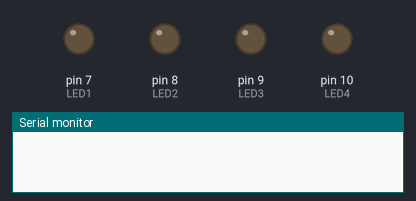
Bench run of a sketch on a simulated Arduino Uno, built with avr-gcc and run on an emulated ATmega328P. Shown: output pins drawn as LEDs (lit = HIGH), the last lines printed to the serial monitor.

Above: at 0.1 s.
At 0.5 s:
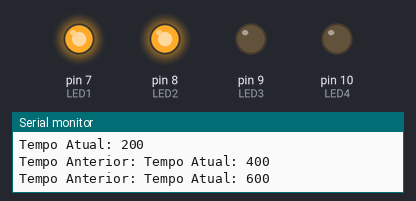
At 1.3 s:
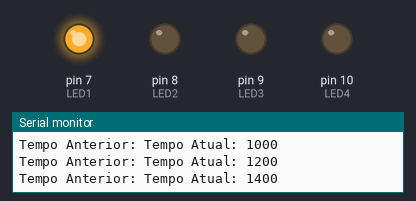
At 1.9 s:
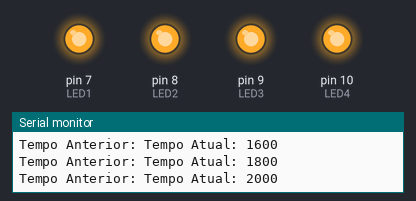
At 2.7 s:
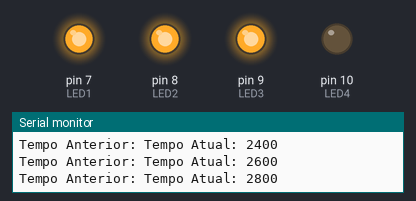
Timing chart, 0 to 3.0 s (numbered marks = the images above):
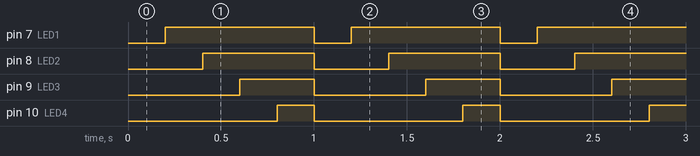

Measured:
- by itself, pin 7 (LED1): alternates HIGH for 0.80 s and LOW for 0.20 s
- by itself, pin 8 (LED2): alternates HIGH for 0.60 s and LOW for 0.40 s
- by itself, pin 9 (LED3): alternates HIGH for 0.40 s and LOW for 0.60 s
- by itself, pin 10 (LED4): alternates HIGH for 0.20 s and LOW for 0.80 s

The sketch:

Exercicio2.ino
```cpp
#define LED1 7
#define LED2 8
#define LED3 9
#define LED4 10

int tempoAtual = 0, tempoAnterior = 0;
const int intervalo = 200;
int controleLed = 0;

void setup() {
  // put your setup code here, to run once:
  pinMode(LED1,OUTPUT);
  pinMode(LED2,OUTPUT);
  pinMode(LED3,OUTPUT);
  pinMode(LED4,OUTPUT);

  Serial.begin(9600);
}

void loop() {
  // put your main code here, to run repeatedly:
  tempoAtual = millis(); // Obtém o tempo atual

  if (tempoAtual - tempoAnterior >= intervalo) {
    tempoAnterior = tempoAtual; // Salva o último momento em que o LED piscou
    Serial.print("Tempo Atual: ");
    Serial.println(tempoAtual);
    Serial.print("Tempo Anterior: ");
    Serial.pritln(tempoAnterior);
    controleLed = controleLed+1;
    if (controleLed > 4)
      controleLed = 0;
    // Inverte o estado do LED
  }

  switch (controleLed){
    case 0:
      digitalWrite(LED1,LOW);
      digitalWrite(LED2,LOW);
      digitalWrite(LED3,LOW);
      digitalWrite(LED4,LOW);
      break;
    case 1:
      digitalWrite(LED1,HIGH);
      digitalWrite(LED2,LOW);
      digitalWrite(LED3,LOW);
      digitalWrite(LED4,LOW);
      break;
    case 2:
      digitalWrite(LED1,HIGH);
      digitalWrite(LED2,HIGH);
      digitalWrite(LED3,LOW);
      digitalWrite(LED4,LOW);
      break;
    case 3:
      digitalWrite(LED1,HIGH);
      digitalWrite(LED2,HIGH);
      digitalWrite(LED3,HIGH);
      digitalWrite(LED4,LOW);
      break;
    case 4:
      digitalWrite(LED1,HIGH);
      digitalWrite(LED2,HIGH);
      digitalWrite(LED3,HIGH);
      digitalWrite(LED4,HIGH);
      break;
  }

}
```
